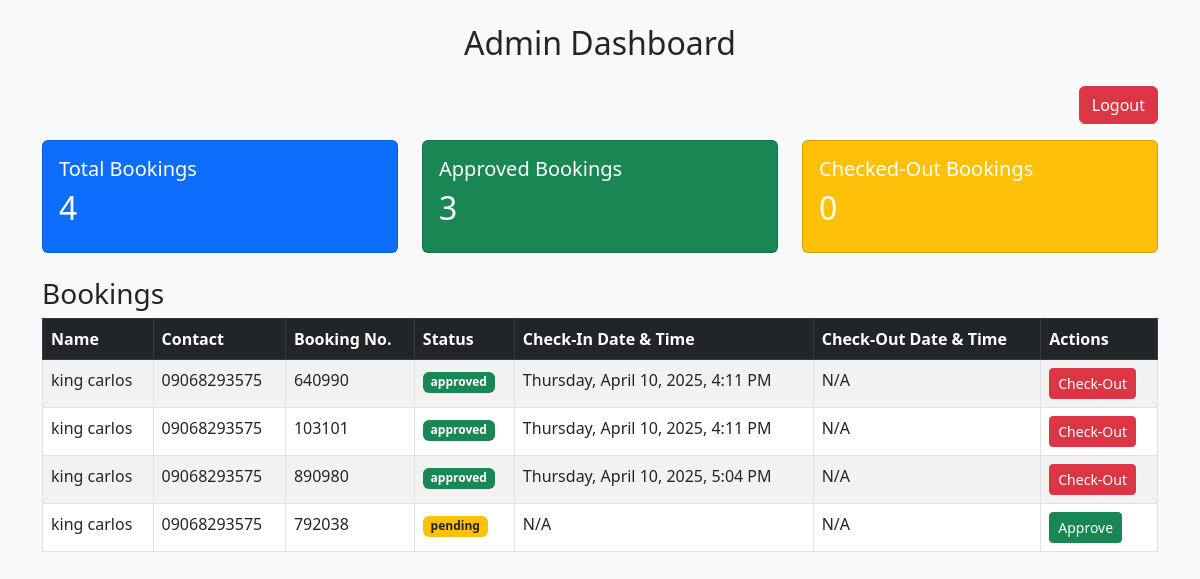
The page /admin.php (signed in) on the database its author committed.
### tables this page shows
CREATE TABLE `bookings` (
  `id` int(11) NOT NULL,
  `firstname` varchar(255) NOT NULL,
  `middlename` varchar(250) NOT NULL,
  `lastname` varchar(250) NOT NULL,
  `contact` varchar(50) NOT NULL,
  `address` text NOT NULL,
  `booking_number` int(11) NOT NULL,
  `date_of_reservation` date DEFAULT NULL,
  `date_of_inquiry` timestamp NOT NULL DEFAULT current_timestamp(),
  `check_in_date` date DEFAULT NULL,
  `check_in_time` time DEFAULT NULL,
  `check_out_date` date DEFAULT NULL,
  `check_out_time` time DEFAULT NULL,
  `swimming_type` enum('daytour','night','barkada_package') NOT NULL,
  `total_pax` int(11) NOT NULL,
  `3yrs_old_below` int(250) NOT NULL,
  `adults` int(11) NOT NULL,
  `kids_seniors_pwds` int(11) NOT NULL,
  `cottage_type` varchar(250) DEFAULT NULL,
  `cottage_quantity` int(11) DEFAULT 0,
  `room_type` enum('Deluxe','Standard','Family') DEFAULT NULL,
  `room_quantity` int(11) DEFAULT 0,
  `total_amount` decimal(10,2) NOT NULL,
  `status` enum('pending','approved','checked_out') DEFAULT 'pending',
  `entrance_fee` decimal(10,2) NOT NULL DEFAULT 0.00,
  `cottage_room_fee` decimal(10,2) NOT NULL DEFAULT 0.00
);

### admin.php (the view, shortened to what this page needs)
<?php
include 'db_connect.php';
$stats_query = "
    SELECT
        COUNT(*) AS total,
        SUM(CASE WHEN status = 'approved' THEN 1 ELSE 0 END) AS total_approved,
        SUM(CASE WHEN status = 'Checked_out' THEN 1 ELSE 0 END) AS total_checked_out
    FROM bookings";
$stats_result = $conn->query($stats_query);
$stats = $stats_result->fetch_assoc();
$total_bookings = $stats['total'] ?? 0;
$total_approved = $stats['total_approved'] ?? 0;
$total_checked_out = $stats['total_checked_out'] ?? 0;
$query = "SELECT * FROM bookings WHERE status IN ('Pending', 'approved', 'Checked_out')";
$result = $conn->query($query);
?>
<!DOCTYPE html>
<html lang="en">
<head>
    <link href="https://cdn.jsdelivr.net/npm/bootstrap@5.3.0/dist/css/bootstrap.min.css" rel="stylesheet">
</head>
<body class="bg-light">
    <div class="container mt-4">
        <h2 class="text-center mb-4">Admin Dashboard</h2>
        <div class="text-end mb-3">
            <a href="?logout=true" class="btn btn-danger">Logout</a>
        </div>
        <div class="row mb-4">
            <div class="col-md-4">
                <div class="card bg-primary text-white">
                    <div class="card-body">
                        <h5>Total Bookings</h5>
                        <h2><?php echo $total_bookings; ?></h2>
                    </div>
                </div>
            </div>
            <div class="col-md-4">
                <div class="card bg-success text-white">
                    <div class="card-body">
                        <h5>Approved Bookings</h5>
                        <h2><?php echo $total_approved; ?></h2>
                    </div>
                </div>
            </div>
            <div class="col-md-4">
                <div class="card bg-warning text-white">
                    <div class="card-body">
                        <h5>Checked-Out Bookings</h5>
                        <h2><?php echo $total_checked_out; ?></h2>
                    </div>
                </div>
            </div>
        </div>
        <h3>Bookings</h3>
        <table class="table table-striped table-bordered">
            <thead class="table-dark">
                <tr>
                    <th>Name</th>
                    <th>Contact</th>
                    <th>Booking No.</th>
                    <th>Status</th>
                    <th>Check-In Date & Time</th>
                    <th>Check-Out Date & Time</th>
                    <th>Actions</th>
                </tr>
            </thead>
            <tbody>
                <?php while ($row = $result->fetch_assoc()) { ?>
                    <tr>
                        <td><?php echo htmlspecialchars($row['firstname']. ' ' .$row['lastname']); ?></td>
                        <td><?php echo htmlspecialchars($row['contact']); ?></td>
                        <td><?php echo htmlspecialchars($row['booking_number']); ?></td>
                        <td>
                            <span
                                class="badge
                                <?php echo ($row['status'] == 'approved') ? 'bg-success' : (($row['status'] == 'Checked_out') ? 'bg-secondary' : 'bg-warning text-dark'); ?>">
                                <?php echo htmlspecialchars($row['status']); ?>
                            </span>
                        </td>
                        <td><?php
                            echo !empty($row['check_in_date']) && !empty($row['check_in_time'])
                                ? date("l, F j, Y, g:i A", strtotime($row['check_in_date'] . ' ' . substr($row['check_in_time'], 0, 5)))
                                : 'N/A';
                            ?>
                        </td>
                        <td> <?php
                                echo !empty($row['check_out_date']) && !empty($row['check_out_time'])
                                    ? date("l, F j, Y, g:i A", strtotime($row['check_out_date'] . ' ' . substr($row['check_out_time'], 0, 5)))
                                    : 'N/A';
                                ?>
                        </td>
                        <td>
                            <form method="POST" class="d-inline">
                                <?php if ($row['status'] == 'pending') { ?>
                                    <button class="btn btn-success btn-sm"
                                        onclick="confirmAction(event, 'approve', <?php echo $row['id']; ?>, '<?php echo $row['status']; ?>')">Approve</button>
                                <?php } elseif ($row['status'] == 'approved') { ?>
                                    <button type="submit" name="checkout" class="btn btn-danger btn-sm"
                                        onclick="return confirmAction(event, 'checkout', <?php echo $row['id']; ?>, '<?php echo $row['status']; ?>')">Check-Out</button>
                                <?php } else { ?>
                                    <button type="button" class="btn btn-secondary btn-sm" disabled>Checked Out</button>
                                <?php } ?>
                            </form>
                        </td>
                    </tr>
                <?php } ?>
            </tbody>
        </table>
    </div>
</body>
</html>

### rows shown on the page
bookings: firstname+lastname "king carlos", contact "09068293575", booking_number "640990", status "approved", check_in_date+check_in_time "Thursday, April 10, 2025, 4:11 PM", shows "N/A"
bookings: firstname+lastname "king carlos", contact "09068293575", booking_number "103101", status "approved", check_in_date+check_in_time "Thursday, April 10, 2025, 4:11 PM", shows "N/A"
bookings: firstname+lastname "king carlos", contact "09068293575", booking_number "890980", status "approved", check_in_date+check_in_time "Thursday, April 10, 2025, 5:04 PM", shows "N/A"
bookings: firstname+lastname "king carlos", contact "09068293575", booking_number "792038", status "pending", shows "N/A"

### other values the page prints
$total_bookings "4"
$total_approved "3"
$total_checked_out "0"
